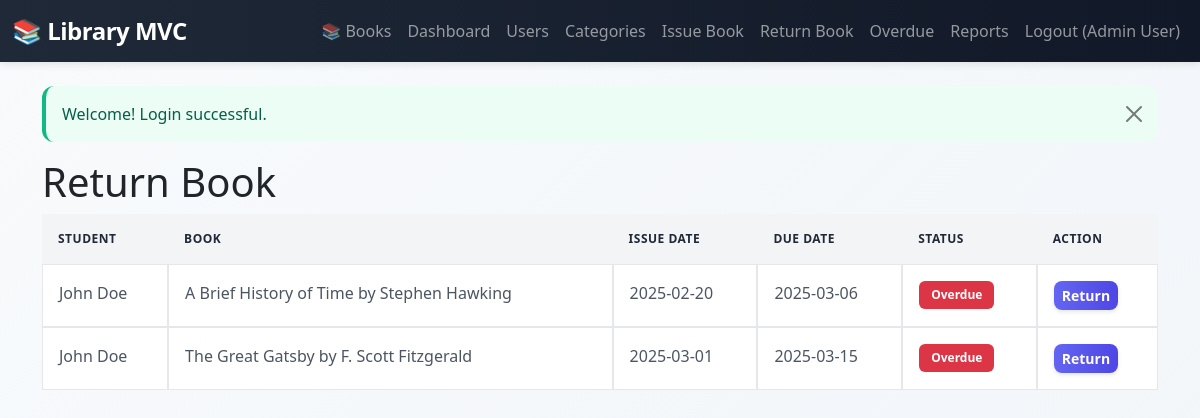
The page /public/index.php?url=transaction/return (signed in) on the database its author committed.
### tables this page shows
CREATE TABLE transactions (
    id INT AUTO_INCREMENT PRIMARY KEY,
    user_id INT NOT NULL,
    book_id INT NOT NULL,
    issue_date DATE NOT NULL,
    due_date DATE NOT NULL,
    return_date DATE DEFAULT NULL,
    status ENUM('issued', 'returned', 'overdue') DEFAULT 'issued',
    created_at TIMESTAMP DEFAULT CURRENT_TIMESTAMP,
    FOREIGN KEY (user_id) REFERENCES users(id) ON DELETE CASCADE,
    FOREIGN KEY (book_id) REFERENCES books(id) ON DELETE CASCADE
);

CREATE TABLE users (
    id INT AUTO_INCREMENT PRIMARY KEY,
    name VARCHAR(100) NOT NULL,
    email VARCHAR(100) UNIQUE NOT NULL,
    password VARCHAR(255) NOT NULL,
    role ENUM('admin', 'student') DEFAULT 'student',
    created_at TIMESTAMP DEFAULT CURRENT_TIMESTAMP
);

CREATE TABLE books (
    id INT AUTO_INCREMENT PRIMARY KEY,
    title VARCHAR(255) NOT NULL,
    author VARCHAR(100) NOT NULL,
    isbn VARCHAR(20),
    category_id INT,
    total_copies INT NOT NULL DEFAULT 1,
    available_copies INT NOT NULL DEFAULT 1,
    created_at TIMESTAMP DEFAULT CURRENT_TIMESTAMP,
    FOREIGN KEY (category_id) REFERENCES categories(id) ON DELETE SET NULL
);

### app/controllers/BaseController.php (called while the page is built, shortened)
<?php
abstract class BaseController {
    protected function view($view, $data = []) {
        extract($data);
        require_once "app/views/layouts/header.php";
        require_once "app/views/$view.php";
        require_once "app/views/layouts/footer.php";
    }
}
?>

### app/controllers/TransactionController.php (called while the page is built, shortened)
<?php
require_once 'app/controllers/BaseController.php';
require_once 'app/models/Transaction.php';
class TransactionController extends BaseController {
    public function return() {
        $this->returnBook();
    }
    public function returnBook() {
        $transactionModel = new Transaction();
        $issued = $transactionModel->getIssuedBooks();
        $this->view('transactions/return', ['issued' => $issued]);
    }
}
?>

### app/models/Transaction.php (called while the page is built, shortened)
<?php
require_once 'app/config/database.php';
class Transaction {
    private $conn;
    public function __construct() {
        $database = new Database();
        $this->conn = $database->getConnection();
    }
    public function getIssuedBooks($user_id = null) {
        $query = "SELECT t.*, u.name as user_name, b.title as book_title, b.author
                  FROM transactions t
                  JOIN users u ON t.user_id = u.id
                  JOIN books b ON t.book_id = b.id
                  WHERE t.status IN ('issued', 'overdue')";
        $params = [];
        $query .= " ORDER BY t.due_date ASC";
        $stmt = $this->conn->prepare($query);
        $stmt->execute();
        return $stmt->fetchAll(PDO::FETCH_ASSOC);
    }
}
?>

### app/config/database.php (called while the page is built, shortened)
<?php
class Database {
    private $host = 'localhost';
    private $db_name = 'library_mvc';
    private $username = 'root';
    private $password = '';
    public function getConnection() {
        $this->conn = null;
        try {
            $this->conn = new PDO("mysql:host=" . $this->host . ";dbname=" . $this->db_name, $this->username, $this->password);
            $this->conn->setAttribute(PDO::ATTR_ERRMODE, PDO::ERRMODE_EXCEPTION);
        } catch(PDOException $exception) {
            echo "Connection error: " . $exception->getMessage();
        }
        return $this->conn;
    }
}
?>

### app/views/transactions/return.php (the view, shortened to what this page needs)
<h1>Return Book</h1>
<?php if (empty($issued)): ?>
    <div class="alert alert-info">No books currently issued.</div>
<?php else: ?>
    <table class="table table-bordered">
        <thead>
            <tr>
                <th>Student</th>
                <th>Book</th>
                <th>Issue Date</th>
                <th>Due Date</th>
                <th>Status</th>
                <th>Action</th>
            </tr>
        </thead>
        <tbody>
            <?php foreach ($issued as $row): ?>
            <tr>
                <td><?= htmlspecialchars($row['user_name']) ?></td>
                <td><?= htmlspecialchars($row['book_title']) ?> by <?= htmlspecialchars($row['author']) ?></td>
                <td><?= $row['issue_date'] ?></td>
                <td><?= $row['due_date'] ?></td>
                <td>
                    <?php if ($row['due_date'] < date('Y-m-d')): ?>
                        <span class="badge bg-danger">Overdue</span>
                    <?php else: ?>
                        <span class="badge bg-success">Issued</span>
                    <?php endif; ?>
                </td>
                <td>
                    <form method="POST" action="/library_mvc/public/index.php?url=transaction/return" style="display:inline;">
                        <button type="submit" class="btn btn-sm btn-primary" onclick="return confirm('Mark as returned?')">Return</button>
                    </form>
                </td>
            </tr>
            <?php endforeach; ?>
        </tbody>
    </table>
<?php endif; ?>

### public/css/style.css (style rules this page uses)
:root { --primary: #6366f1; --primary-dark: #4f46e5; --secondary: #10b981; --warning: #f59e0b; --info: #06b6d4; --danger: #ef4444; --light-bg: #f8fafc; --border-radius: 12px; }
body { background: linear-gradient(135deg, #f8fafc 0%, #f1f5f9 100%); min-height: 100vh; font-family: 'Segoe UI', Tahoma, Geneva, Verdana, sans-serif; }
.btn { border: none; border-radius: 8px; font-weight: 600; transition: all 0.3s ease; box-shadow: 0 2px 4px rgba(0, 0, 0, 0.1); }
.btn-primary { background: linear-gradient(90deg, var(--primary) 0%, var(--primary-dark) 100%); }
.table { border-collapse: separate; border-spacing: 0; }
.table thead th { background: #f3f4f6; font-weight: 700; border: none; color: #1f2937; padding: 1rem; text-transform: uppercase; font-size: 0.75rem; letter-spacing: 0.5px; }
.table tbody td { padding: 1rem; border: 1px solid #e5e7eb; color: #4b5563; }
.table tbody tr { transition: background-color 0.2s ease; }
.badge { padding: 0.5rem 0.75rem; border-radius: 6px; font-weight: 600; font-size: 0.75rem; }

### rows shown on the page
transactions: user.name "John Doe", book.title "A Brief History of Time", book.author "Stephen Hawking", issue_date "2025-02-20", due_date "2025-03-06", shows "Overdue"
transactions: user.name "John Doe", book.title "The Great Gatsby", book.author "F. Scott Fitzgerald", issue_date "2025-03-01", due_date "2025-03-15", shows "Overdue"

### other values the page prints
$_SESSION['user_name'] "Admin User"
$_SESSION['flash']['message'] "Welcome! Login successful."
